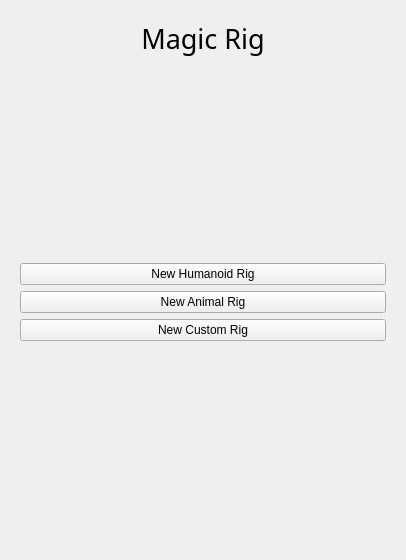
<?xml version="1.0" encoding="UTF-8"?>
<ui version="4.0">
 <class>mrWindow</class>
 <widget class="QWidget" name="mrWindow">
  <property name="geometry">
   <rect>
    <x>0</x>
    <y>0</y>
    <width>406</width>
    <height>560</height>
   </rect>
  </property>
  <property name="windowTitle">
   <string>Magic Rig</string>
  </property>
  <layout class="QGridLayout" name="gridLayout_4">
   <item row="0" column="0">
    <widget class="QStackedWidget" name="stackedWidget">
     <property name="currentIndex">
      <number>0</number>
     </property>
     <widget class="QWidget" name="startPage">
      <layout class="QVBoxLayout" name="verticalLayout_2">
       <item>
        <widget class="QLabel" name="label">
         <property name="font">
          <font>
           <family>aakar</family>
           <pointsize>20</pointsize>
           <weight>50</weight>
           <italic>false</italic>
           <bold>false</bold>
          </font>
         </property>
         <property name="text">
          <string>Magic Rig</string>
         </property>
         <property name="alignment">
          <set>Qt::AlignCenter</set>
         </property>
        </widget>
       </item>
       <item>
        <spacer name="verticalSpacer_2">
         <property name="orientation">
          <enum>Qt::Vertical</enum>
         </property>
         <property name="sizeHint" stdset="0">
          <size>
           <width>20</width>
           <height>40</height>
          </size>
         </property>
        </spacer>
       </item>
       <item>
        <widget class="QPushButton" name="newRigBipBtn">
         <property name="text">
          <string>New Humanoid Rig</string>
         </property>
         <property name="icon">
          <iconset>
           <normaloff>../../maya/2018/prefs/icons/bipedModule.bmp</normaloff>../../maya/2018/prefs/icons/bipedModule.bmp</iconset>
         </property>
         <property name="iconSize">
          <size>
           <width>128</width>
           <height>128</height>
          </size>
         </property>
        </widget>
       </item>
       <item>
        <widget class="QPushButton" name="newRigQipBtn">
         <property name="text">
          <string>New Animal Rig</string>
         </property>
         <property name="icon">
          <iconset>
           <normaloff>../../maya/2018/prefs/icons/quadModule.bmp</normaloff>../../maya/2018/prefs/icons/quadModule.bmp</iconset>
         </property>
         <property name="iconSize">
          <size>
           <width>128</width>
           <height>128</height>
          </size>
         </property>
        </widget>
       </item>
       <item>
        <widget class="QPushButton" name="newRigCusBtn">
         <property name="text">
          <string>New Custom Rig</string>
         </property>
         <property name="icon">
          <iconset>
           <normaloff>../../maya/2018/prefs/icons/armModule.bmp</normaloff>../../maya/2018/prefs/icons/armModule.bmp</iconset>
         </property>
         <property name="iconSize">
          <size>
           <width>128</width>
           <height>128</height>
          </size>
         </property>
        </widget>
       </item>
       <item>
        <spacer name="verticalSpacer">
         <property name="orientation">
          <enum>Qt::Vertical</enum>
         </property>
         <property name="sizeHint" stdset="0">
          <size>
           <width>20</width>
           <height>40</height>
          </size>
         </property>
        </spacer>
       </item>
      </layout>
     </widget>
     <widget class="QWidget" name="qupedPage">
      <layout class="QGridLayout" name="gridLayout_7">
       <item row="13" column="0">
        <widget class="QPushButton" name="qSkinningBtn">
         <property name="text">
          <string>Skinning</string>
         </property>
        </widget>
       </item>
       <item row="3" column="0">
        <layout class="QVBoxLayout" name="verticalLayout">
         <item alignment="Qt::AlignLeft">
          <widget class="QCommandLinkButton" name="qBackBtn">
           <property name="text">
            <string>Back</string>
           </property>
          </widget>
         </item>
         <item>
          <widget class="QLabel" name="newQuadRigLbl">
           <property name="font">
            <font>
             <pointsize>12</pointsize>
             <weight>75</weight>
             <italic>true</italic>
             <bold>true</bold>
            </font>
           </property>
           <property name="text">
            <string>New Quadruped Rig</string>
           </property>
          </widget>
         </item>
         <item>
          <layout class="QHBoxLayout" name="horizontalLayout_4">
           <item>
            <widget class="QLabel" name="charNameLbl_2">
             <property name="text">
              <string>Character Name</string>
             </property>
            </widget>
           </item>
           <item>
            <widget class="QLineEdit" name="qCharNameBox"/>
           </item>
          </layout>
         </item>
        </layout>
       </item>
       <item row="10" column="0">
        <widget class="QLabel" name="controlRigQLbl">
         <property name="font">
          <font>
           <pointsize>12</pointsize>
           <weight>75</weight>
           <italic>true</italic>
           <bold>true</bold>
          </font>
         </property>
         <property name="text">
          <string>Control Rig Options</string>
         </property>
        </widget>
       </item>
       <item row="12" column="0">
        <widget class="QPushButton" name="createRigQBtn">
         <property name="text">
          <string>Create Rig !</string>
         </property>
        </widget>
       </item>
       <item row="6" column="0">
        <layout class="QVBoxLayout" name="verticalLayout_3">
         <item>
          <widget class="QLabel" name="proxyRigQLbl">
           <property name="font">
            <font>
             <pointsize>12</pointsize>
             <weight>75</weight>
             <italic>true</italic>
             <bold>true</bold>
            </font>
           </property>
           <property name="text">
            <string>Proxy Rig Options</string>
           </property>
          </widget>
         </item>
         <item>
          <layout class="QGridLayout" name="gridLayout_3">
           <item row="0" column="0">
            <widget class="QLabel" name="qSpineJointLbl">
             <property name="text">
              <string>Spine Joint Number</string>
             </property>
            </widget>
           </item>
           <item row="1" column="0">
            <widget class="QLabel" name="tailNumLbl">
             <property name="text">
              <string>Tail Joint Number</string>
             </property>
            </widget>
           </item>
           <item row="1" column="1">
            <widget class="QSpinBox" name="tailNumBox">
             <property name="value">
              <number>4</number>
             </property>
            </widget>
           </item>
           <item row="2" column="0">
            <widget class="QLabel" name="qToesNumLbl">
             <property name="text">
              <string>Toes Number</string>
             </property>
            </widget>
           </item>
           <item row="2" column="1">
            <widget class="QSpinBox" name="qToesNumBox">
             <property name="value">
              <number>3</number>
             </property>
            </widget>
           </item>
           <item row="0" column="1">
            <widget class="QSpinBox" name="qSpineNumBox">
             <property name="value">
              <number>4</number>
             </property>
            </widget>
           </item>
          </layout>
         </item>
         <item>
          <layout class="QHBoxLayout" name="horizontalLayout_5">
           <item>
            <widget class="QLabel" name="qRigScaleLbl">
             <property name="text">
              <string>Rig Scale</string>
             </property>
            </widget>
           </item>
           <item>
            <widget class="QDoubleSpinBox" name="qRigScaleBox">
             <property name="minimum">
              <double>0.100000000000000</double>
             </property>
             <property name="singleStep">
              <double>0.100000000000000</double>
             </property>
             <property name="value">
              <double>1.000000000000000</double>
             </property>
            </widget>
           </item>
          </layout>
         </item>
         <item>
          <widget class="QPushButton" name="createProxyQBtn">
           <property name="text">
            <string>Create Proxy !</string>
           </property>
          </widget>
         </item>
        </layout>
       </item>
       <item row="11" column="0">
        <widget class="QLabel" name="label_2">
         <property name="text">
          <string>Nothing to see here yet</string>
         </property>
        </widget>
       </item>
      </layout>
     </widget>
     <widget class="QWidget" name="bipedPage">
      <layout class="QGridLayout" name="gridLayout_5">
       <item row="0" column="0" alignment="Qt::AlignLeft">
        <widget class="QCommandLinkButton" name="backBtn">
         <property name="text">
          <string>Back</string>
         </property>
        </widget>
       </item>
       <item row="1" column="0">
        <widget class="QLabel" name="newBipedLbl">
         <property name="font">
          <font>
           <pointsize>12</pointsize>
           <weight>75</weight>
           <italic>true</italic>
           <bold>true</bold>
          </font>
         </property>
         <property name="text">
          <string>New Biped Rig</string>
         </property>
        </widget>
       </item>
       <item row="10" column="0">
        <widget class="QLabel" name="controlOptionsLbl">
         <property name="font">
          <font>
           <pointsize>12</pointsize>
           <weight>75</weight>
           <italic>true</italic>
           <bold>true</bold>
          </font>
         </property>
         <property name="text">
          <string>Control Rig Options</string>
         </property>
        </widget>
       </item>
       <item row="8" column="0">
        <widget class="QPushButton" name="createProxyBtn">
         <property name="text">
          <string>Create Proxy !</string>
         </property>
        </widget>
       </item>
       <item row="15" column="0">
        <widget class="QPushButton" name="skinningBtn">
         <property name="text">
          <string>Skinning</string>
         </property>
        </widget>
       </item>
       <item row="5" column="0">
        <layout class="QGridLayout" name="gridLayout">
         <item row="0" column="0">
          <widget class="QCheckBox" name="footLockBox">
           <property name="text">
            <string>Reverse Foot Lock</string>
           </property>
           <property name="checked">
            <bool>true</bool>
           </property>
          </widget>
         </item>
         <item row="0" column="1">
          <widget class="QCheckBox" name="armRollBox">
           <property name="text">
            <string>Arm Roll Joints</string>
           </property>
           <property name="checked">
            <bool>true</bool>
           </property>
           <property name="tristate">
            <bool>false</bool>
           </property>
          </widget>
         </item>
         <item row="1" column="0">
          <widget class="QCheckBox" name="hipRollBox">
           <property name="text">
            <string>Hip Roll Joints</string>
           </property>
          </widget>
         </item>
         <item row="1" column="1">
          <widget class="QCheckBox" name="fingerDblBox">
           <property name="text">
            <string>Fingers Double Joint</string>
           </property>
           <property name="checked">
            <bool>true</bool>
           </property>
          </widget>
         </item>
        </layout>
       </item>
       <item row="4" column="0">
        <layout class="QGridLayout" name="gridLayout_2">
         <item row="1" column="0">
          <widget class="QLabel" name="FingerNumLbl">
           <property name="text">
            <string>Fingers Number</string>
           </property>
          </widget>
         </item>
         <item row="2" column="0">
          <widget class="QLabel" name="toesNumLbl">
           <property name="text">
            <string>Toes Number</string>
           </property>
          </widget>
         </item>
         <item row="1" column="1">
          <widget class="QSpinBox" name="fingerNumBox">
           <property name="value">
            <number>5</number>
           </property>
          </widget>
         </item>
         <item row="2" column="1">
          <widget class="QSpinBox" name="toesNumBox">
           <property name="singleStep">
            <number>1</number>
           </property>
           <property name="value">
            <number>0</number>
           </property>
          </widget>
         </item>
         <item row="0" column="0">
          <widget class="QLabel" name="spineJointNumLbl">
           <property name="text">
            <string>Spine Joint Number</string>
           </property>
          </widget>
         </item>
         <item row="0" column="1">
          <widget class="QSpinBox" name="spineJointNumBox">
           <property name="value">
            <number>4</number>
           </property>
          </widget>
         </item>
        </layout>
       </item>
       <item row="6" column="0">
        <layout class="QHBoxLayout" name="horizontalLayout_3">
         <item>
          <widget class="QLabel" name="rigScaleLbl">
           <property name="text">
            <string>Rig Scale</string>
           </property>
          </widget>
         </item>
         <item>
          <widget class="QDoubleSpinBox" name="rigScaleBox">
           <property name="minimum">
            <double>0.010000000000000</double>
           </property>
           <property name="singleStep">
            <double>0.100000000000000</double>
           </property>
           <property name="value">
            <double>1.000000000000000</double>
           </property>
           <property name="displayIntegerBase" stdset="0">
            <number>1</number>
           </property>
          </widget>
         </item>
        </layout>
       </item>
       <item row="11" column="0">
        <layout class="QGridLayout" name="gridLayout_6">
         <item row="0" column="0">
          <widget class="QCheckBox" name="stretchyIkBtn">
           <property name="text">
            <string>Stretchy IK</string>
           </property>
           <property name="checked">
            <bool>true</bool>
           </property>
          </widget>
         </item>
         <item row="0" column="1">
          <widget class="QCheckBox" name="rubberLimbBtn">
           <property name="text">
            <string>Rubber Hose Limbs</string>
           </property>
          </widget>
         </item>
        </layout>
       </item>
       <item row="13" column="0" rowspan="2">
        <widget class="QPushButton" name="createRigBtn">
         <property name="text">
          <string>Create Rig</string>
         </property>
        </widget>
       </item>
       <item row="3" column="0">
        <widget class="QLabel" name="proxyOptionsLbl">
         <property name="font">
          <font>
           <pointsize>12</pointsize>
           <weight>75</weight>
           <italic>true</italic>
           <bold>true</bold>
          </font>
         </property>
         <property name="text">
          <string>Proxy Rig Options</string>
         </property>
        </widget>
       </item>
       <item row="2" column="0">
        <layout class="QHBoxLayout" name="horizontalLayout_2">
         <item>
          <widget class="QLabel" name="charNameLbl">
           <property name="text">
            <string>Character Name:</string>
           </property>
          </widget>
         </item>
         <item>
          <widget class="QLineEdit" name="charNameBox"/>
         </item>
        </layout>
       </item>
       <item row="9" column="0">
        <layout class="QHBoxLayout" name="horizontalLayout">
         <item>
          <widget class="QPushButton" name="mirrorLeftBtn">
           <property name="text">
            <string>&lt;- Mirror</string>
           </property>
          </widget>
         </item>
         <item>
          <widget class="QPushButton" name="resetBtn">
           <property name="text">
            <string>Reset</string>
           </property>
          </widget>
         </item>
         <item>
          <widget class="QPushButton" name="mirroRightBtn">
           <property name="text">
            <string>Mirror -&gt;</string>
           </property>
          </widget>
         </item>
        </layout>
       </item>
      </layout>
     </widget>
     <widget class="QWidget" name="custPage">
      <layout class="QGridLayout" name="gridLayout_8">
       <item row="0" column="0" alignment="Qt::AlignLeft">
        <widget class="QCommandLinkButton" name="cBackBtn">
         <property name="text">
          <string>Back</string>
         </property>
        </widget>
       </item>
       <item row="3" column="0">
        <layout class="QHBoxLayout" name="horizontalLayout_6">
         <item>
          <widget class="QLabel" name="charNameLbl_3">
           <property name="text">
            <string>Character Name:</string>
           </property>
          </widget>
         </item>
         <item>
          <widget class="QLineEdit" name="cCharNameBox"/>
         </item>
        </layout>
       </item>
       <item row="2" column="0">
        <widget class="QLabel" name="CustomRigLbl">
         <property name="font">
          <font>
           <pointsize>12</pointsize>
           <weight>75</weight>
           <italic>true</italic>
           <bold>true</bold>
          </font>
         </property>
         <property name="text">
          <string>Custom Rig</string>
         </property>
        </widget>
       </item>
       <item row="4" column="0">
        <widget class="QListView" name="listView"/>
       </item>
       <item row="5" column="0">
        <widget class="QPushButton" name="buildRigBtn">
         <property name="text">
          <string>Build Rig!</string>
         </property>
        </widget>
       </item>
       <item row="6" column="0">
        <widget class="QPushButton" name="cSkinningBtn">
         <property name="text">
          <string>Skinning</string>
         </property>
        </widget>
       </item>
      </layout>
     </widget>
    </widget>
   </item>
  </layout>
 </widget>
 <resources/>
 <connections>
  <connection>
   <sender>qBackBtn</sender>
   <signal>clicked()</signal>
   <receiver>charNameBox</receiver>
   <slot>setFocus()</slot>
   <hints>
    <hint type="sourcelabel">
     <x>293</x>
     <y>90</y>
    </hint>
    <hint type="destinationlabel">
     <x>651</x>
     <y>164</y>
    </hint>
   </hints>
  </connection>
 </connections>
</ui>
